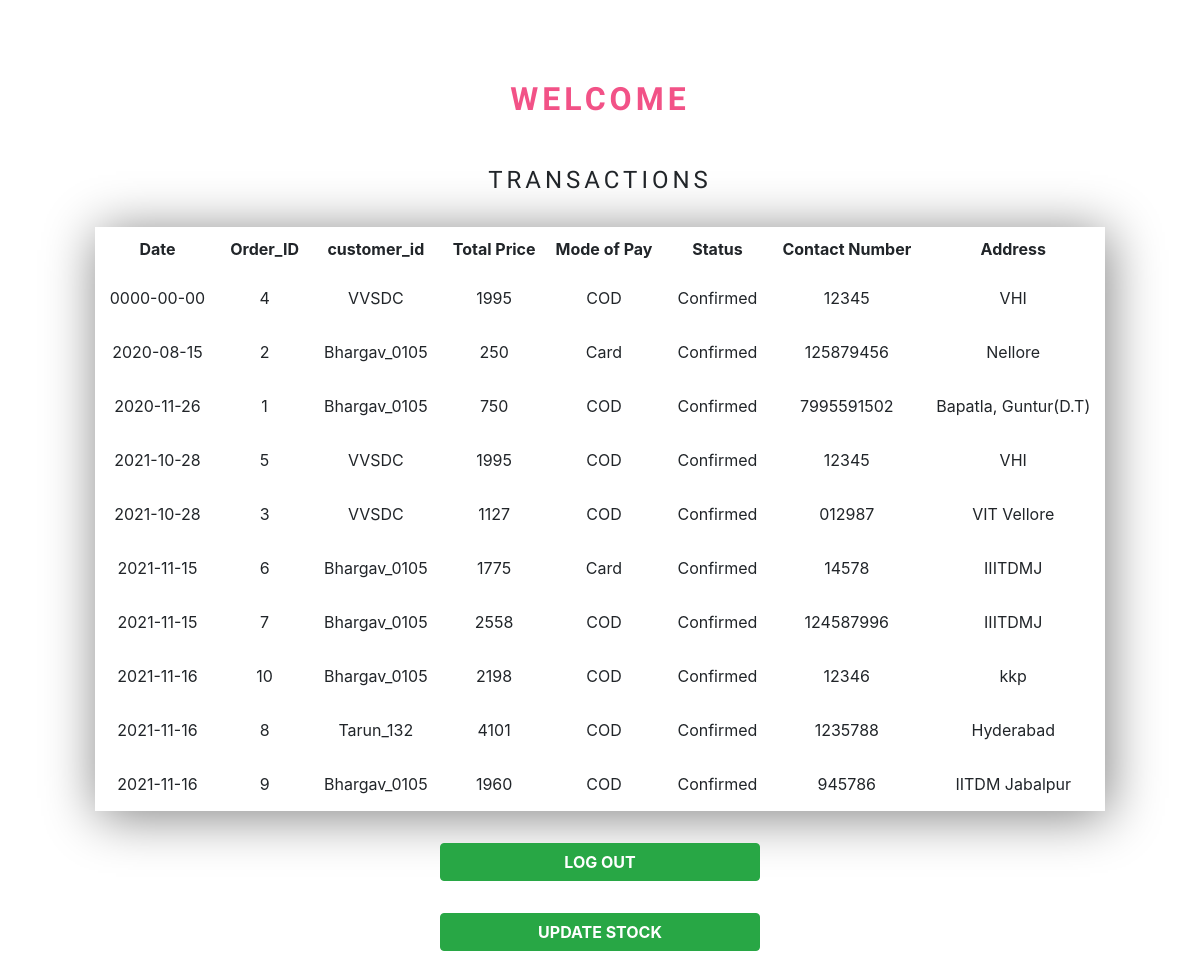
The app's page /Admin.php (signed in) with its own data.
### tables this page shows
CREATE TABLE `purchases` (
  `order_id` varchar(5) NOT NULL,
  `customer_id` varchar(15) NOT NULL,
  `total_price` varchar(10) NOT NULL,
  `mode_of_pay` varchar(15) NOT NULL,
  `delivery_status` varchar(15) NOT NULL,
  `customer_contact` varchar(10) NOT NULL,
  `customer_address` varchar(100) NOT NULL,
  `DateofBuy` date DEFAULT NULL
);

### Admin.php (the view, shortened to what this page needs)
<!DOCTYPE html>
<html lang="en" dir="ltr">
  <head>
    <link rel="stylesheet" href="https://maxcdn.bootstrapcdn.com/bootstrap/4.0.0/css/bootstrap.min.css">
  </head>
  <body>
    <?php
    if (isset($_SESSION['IS_AUTHENTICATED']) && $_SESSION['IS_AUTHENTICATED'] == 1) {
      $link = mysqli_connect('localhost', 'root', '','iiitdmj_nursery');
      echo "<center><h1>WELCOME ".$_SESSION['ADMIN_ID']."</h1></center>";
      $query = "SELECT * FROM purchases order by DateofBuy";
      $result = mysqli_query($link, $query);
      if(mysqli_num_rows($result) > 0){
      echo "<h3>TRANSACTIONS</h3>";
      echo "<table cellpadding = '10'>
      <tr><th>Date</th>
      <th>Order_ID</th>
      <th>customer_id</th>
      <th>Total Price</th>
      <th>Mode of Pay</th>
      <th>Status</th>
      <th>Contact Number</th>
      <th>Address</th>
      </tr>";
      while($row = mysqli_fetch_array($result))
      {
      echo "<tr><td>" . $row['DateofBuy'] . "</td>
      <td>" . $row['order_id'] . "</td>
      <td>" . $row['customer_id']."</td>
      <td>" . $row['total_price']."</td>
      <td>" . $row['mode_of_pay']."</td>
      <td>" . $row['delivery_status']."</td>
      <td>" . $row['customer_contact'] . "</td>
      <td>" . $row['customer_address'] . "</td>
      </tr>";
      }
      echo "</table>";
      }
    }
    else{
      echo "Error";
      echo $_SESSION['IS_AUTHENTICATED'];
    }
    ?>
    <form class="" action="logout.php" method="post">
      <input style="margin: auto; margin-top: 2rem; width: 20rem; font-weight: bold" class="btn btn-success btn-block" type="submit" name="" value="LOG OUT">
    </form>
    <form class="" action="CheckStock.php" method="post">
      <input style="margin: auto; margin-top: 2rem; width: 20rem; font-weight: bold" class="btn btn-success btn-block" type="submit" name="" value="UPDATE STOCK"><br>
    </form>
  </body>
</html>

### Admin.php (style rules this page uses)
body { background-image: url("images/admin-bg.jpg"); background-size: cover; text-align: center; }
tr,td { padding: 15px; }
table { text-align: center; margin: auto; background-color: #fff; box-shadow: 3px 5px 50px grey; }
h1 { margin: 5rem auto 3rem; letter-spacing: .25rem; font-size: 2rem; color: #F25287; font-family: 'Yuji Syuku', serif; font-weight: bolder; }
h3 { letter-spacing: .25rem; font-size: 1.5rem; margin-bottom: 2rem; font-family: 'Yuji Syuku', serif; }

### records on screen
purchases: DateofBuy "0000-00-00", order_id "4", customer "VVSDC", total_price "1995", mode_of_pay "COD", delivery_status "Confirmed", customer_contact "12345", customer_address "VHI"
purchases: DateofBuy "2020-08-15", order_id "2", customer "Bhargav_0105", total_price "250", mode_of_pay "Card", delivery_status "Confirmed", customer_contact "125879456", customer_address "Nellore"
purchases: DateofBuy "2020-11-26", order_id "1", customer "Bhargav_0105", total_price "750", mode_of_pay "COD", delivery_status "Confirmed", customer_contact "7995591502", customer_address "Bapatla, Guntur(D.T)"
purchases: DateofBuy "2021-10-28", order_id "5", customer "VVSDC", total_price "1995", mode_of_pay "COD", delivery_status "Confirmed", customer_contact "12345", customer_address "VHI"
purchases: DateofBuy "2021-10-28", order_id "3", customer "VVSDC", total_price "1127", mode_of_pay "COD", delivery_status "Confirmed", customer_contact "012987", customer_address "VIT Vellore"
purchases: DateofBuy "2021-11-15", order_id "6", customer "Bhargav_0105", total_price "1775", mode_of_pay "Card", delivery_status "Confirmed", customer_contact "14578", customer_address "IIITDMJ"
purchases: DateofBuy "2021-11-15", order_id "7", customer "Bhargav_0105", total_price "2558", mode_of_pay "COD", delivery_status "Confirmed", customer_contact "124587996", customer_address "IIITDMJ"
purchases: DateofBuy "2021-11-16", order_id "10", customer "Bhargav_0105", total_price "2198", mode_of_pay "COD", delivery_status "Confirmed", customer_contact "12346", customer_address "kkp"
purchases: DateofBuy "2021-11-16", order_id "8", customer "Tarun_132", total_price "4101", mode_of_pay "COD", delivery_status "Confirmed", customer_contact "1235788", customer_address "Hyderabad"
purchases: DateofBuy "2021-11-16", order_id "9", customer "Bhargav_0105", total_price "1960", mode_of_pay "COD", delivery_status "Confirmed", customer_contact "945786", customer_address "IITDM Jabalpur"
